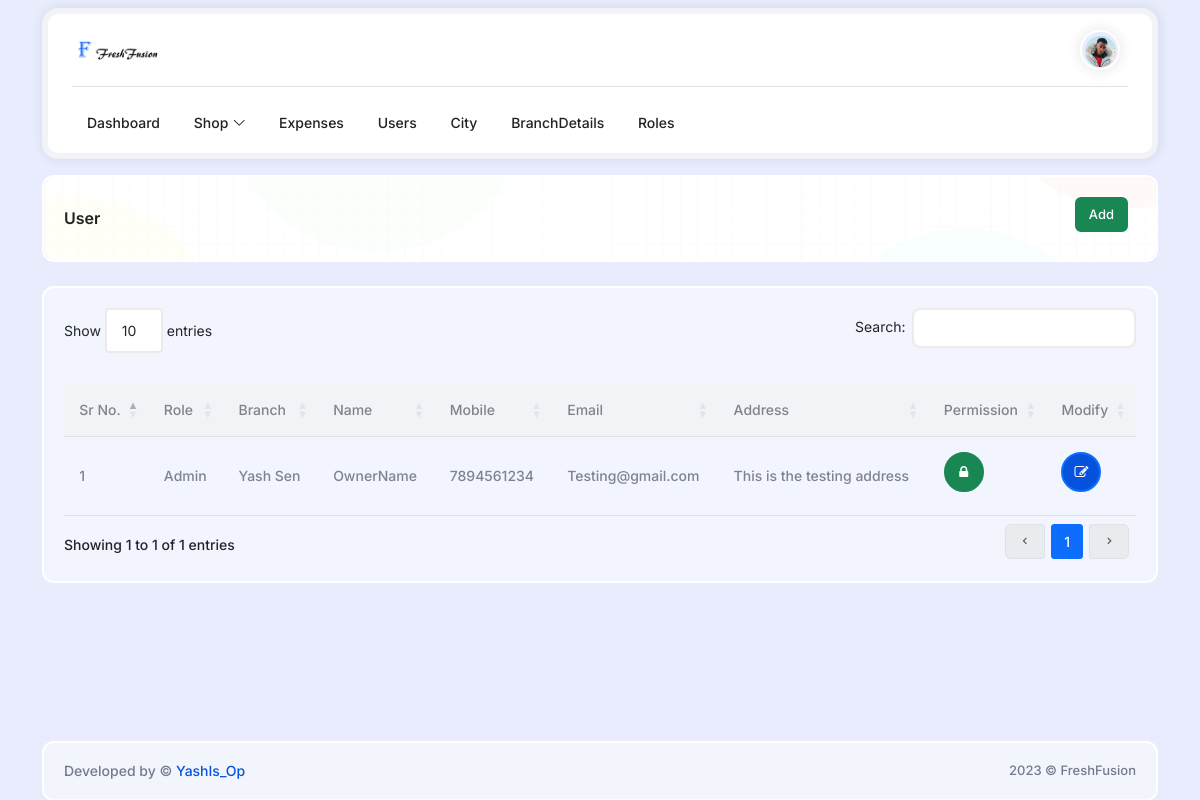
Screenshot of /pages/user/index.php with the database file from the repository.
### tables this page shows
CREATE TABLE
    `Users` (
        `Id` INT NOT NULL PRIMARY KEY AUTO_INCREMENT,
        `BranchId` INT NOT NULL,
        `RoleId` INT NOT NULL,
        `Name` VARCHAR(255) NOT NULL,
        `Mobile` VARCHAR(255) NOT NULL,
        `Email` VARCHAR(255) NOT NULL,
        `Address` VARCHAR(255) NOT NULL,
        `Password` VARCHAR(255) NOT NULL,
        FOREIGN KEY (`RoleId`) REFERENCES `Roles` (`Id`),
        FOREIGN KEY (`BranchId`) REFERENCES `BranchDetails` (`Id`)
    );

CREATE TABLE
    `Roles` (
        `Id` INT NOT NULL PRIMARY KEY AUTO_INCREMENT,
        `Name` VARCHAR(255) NOT NULL
    );

CREATE TABLE
    `BranchDetails` (
        `Id` INT NOT NULL PRIMARY KEY AUTO_INCREMENT,
        `CityId` INT NOT NULL,
        `Address` VARCHAR(255) NOT NULL,
        `Squarefeet` INT NOT NULL,
        `OwnerName` VARCHAR(255) NOT NULL,
        FOREIGN KEY (`CityId`) REFERENCES `City` (`Id`)
    );

### includes/init.php (called while the page is built, shortened)
<?php
$connection = new PDO("mysql:host=localhost;port=3306;dbname=FreshFusion", "root", "");
function select($query, $params = null)
{
    global $connection;
    $statement = $connection->prepare($query);
    $statement->execute($params);
    $rows = $statement->fetchAll(PDO::FETCH_ASSOC);
    return $rows;
}

### pages/user/index.php (the view, shortened to what this page needs)
<?php
require ('../../includes/init.php');
$users = select("SELECT Users.Id, Users.Name, Users.Mobile, Users.Email, Users.Address, Roles.Name AS 'RolesName', BranchDetails.OwnerName AS 'BranchDetailsOwnerName' FROM Users INNER JOIN Roles ON Users.RoleId = Roles.Id INNER JOIN BranchDetails ON Users.BranchId = BranchDetails.Id");
$index = 0;
include pathOf('includes/header.php');
include pathOf('includes/navbar.php');
?>
<div class="main-content">
    <div class="content-wraper-area">
        <div class="data-table-area">
            <div class="container">
                <div class="row g-4">
                    <div class="col-12">
                        <div class="card">
                            <div class="card-body card-breadcrumb">
                                <div class="page-title-box d-flex align-items-center justify-content-between">
                                    <h4 class="mb-0">User</h4>
                                    <div class="page-title-right">
                                        <ol class="breadcrumb m-0">
                                            <li class="breadcrumb-item active"> <a href="./add"
                                                    class="btn btn-success mb-2 me-2">Add</a> </li>
                                        </ol>
                                    </div>
                                </div>
                            </div>
                        </div>
                    </div>
                    <div class="col-12">
                        <div class="card">
                            <div class="card-body">
                                <table id="selection-datatable" class="table dt-responsive nowrap w-100">
                                    <thead>
                                        <tr>
                                            <th>Sr No.</th>
                                            <th>Role</th>
                                            <th>Branch</th>
                                            <th>Name</th>
                                            <th>Mobile</th>
                                            <th>Email</th>
                                            <th>Address</th>
                                            <th>Permission</th>
                                            <th>Modify</th>
                                        </tr>
                                    </thead>
                                    <tbody>
                                    <?php foreach ($users as $user): ?>
                                            <tr>
                                                <td><?= $index += 1 ?></td>
                                                <td><?= $user['RolesName'] ?></td>
                                                <td><?= $user['BranchDetailsOwnerName'] ?></td>
                                                <td><?= $user['Name'] ?></td>
                                                <td><?= $user['Mobile'] ?></td>
                                                <td><?= $user['Email'] ?></td>
                                                <td><?= $user['Address'] ?></td>
                                                <form action="./permission" method="post">
                                                    <td>
                                                        <button type="submit" class="btn btn-success btn-circle mb-2">
                                                            <i class="fa fa-lock"></i>
                                                        </button>
                                                    </td>
                                                </form>
                                                <form action="./update" method="post">
                                                    <td>
                                                        <button type="submit" class="btn btn-primary btn-circle mb-2">
                                                            <i class="fa fa-edit"></i>
                                                        </button>
                                                    </td>
                                                </form>
                                            </tr>
                                        <?php endforeach; ?>
                                    </tbody>
                                </table>
                            </div>
                        </div>
                    </div>
                </div>
            </div>
        </div>
    </div>
    <?php
    include pathOf('includes/footer.php');
    ?>
    <?php
    include pathOf('includes/pageEnd.php');
    ?>

### assets/css/classynav.css (style rules this page uses)
.justify-content-between { -webkit-box-pack: justify; -ms-flex-pack: justify; justify-content: space-between }

### rows the page displays
users: RoleId.Name "Admin", BranchId.OwnerName "Yash Sen", Name "OwnerName", Mobile "7894561234", Email "Testing@gmail.com", Address "This is the testing address"
